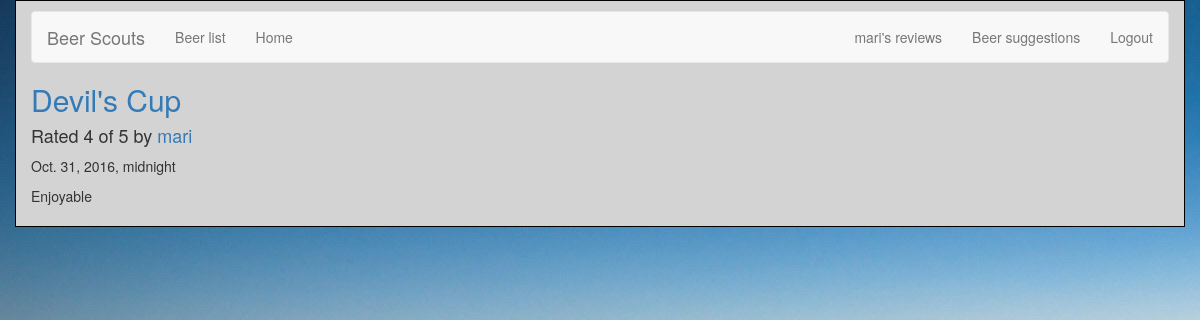
Page /reviews/review/2/ (signed in) on the committed database.
### reviews/models.py (models this page shows, shortened)
class Review(models.Model):
    RATING_CHOICES = (
        (1, '1'),
        (2, '2'),
        (3, '3'),
        (4, '4'),
        (5, '5'),
    )
    beer = models.ForeignKey(Beer, on_delete=models.CASCADE,)
    pub_date = models.DateTimeField('date published')
    user_name = models.CharField(max_length=100)
    comment = models.CharField(max_length=200)
    rating = models.IntegerField(choices=RATING_CHOICES)

class Beer(models.Model):
    name = models.CharField(max_length=200)
    abv = models.CharField(max_length=200)
    ibu = models.CharField(max_length=200)
    style = models.CharField(max_length=200)
    ounces = models.CharField(max_length=200)

### reviews/views.py (the view)
# urls.py: re_path(r'review/(?P<review_id>[0-9]+)/$', views.review_detail, name='review_detail'),
def review_detail(request, review_id):
    review = get_object_or_404(Review, pk=review_id)
    return render(request, 'reviews/review_detail.html', {'review': review})

### reviews/templates/reviews/review_detail.html (shortened to what this page needs)
{% extends 'base.html' %}
{%load static%}
{% block title %}
<h2><a href="{% url 'reviews:beer_detail' review.beer.id %}">{{ review.beer.name }}</a></h2>
{% endblock %}
{% block content %}
<h4>Rated {{ review.rating }} of 5 by <a href="{% url 'reviews:user_review_list' review.user_name %}" >{{ review.user_name }}</a></h4>
<p>{{ review.pub_date }}</p>
<p>{{ review.comment }}</p>
{% endblock %}

### templates/base.html (shortened to what this page needs)
{% load bootstrap3 %}
{%load static%}
<link rel="stylesheet" href="{% static 'reviews/style.css'%}" type="text/css">
{% bootstrap_css %}
{% block bootstrap3_content %}
<div class="container">
    <nav class="navbar navbar-default">
        <div class="navbar-header">
            <a class="navbar-brand" href="{% url 'reviews:review_list' %}">Beer Scouts</a>
        </div>
        <div id="navbar" class="navbar-collapse collapse">
            <ul class="nav navbar-nav">
                <li><a href="{% url 'reviews:beer_list' %}">Beer list</a></li>
                <li><a href="{% url 'reviews:review_list' %}">Home</a></li>
            </ul>
            <ul class="nav navbar-nav navbar-right">
            {% if user.is_authenticated %}
                <li><a href="{% url 'reviews:user_review_list' user.username %}">{{ user.username }}'s reviews</a></li>
                <li><a href="{% url 'reviews:user_recommendation_list' %}">Beer suggestions</a></li>
                <li><a href="{% url 'auth:logout' %}">Logout</a></li>
                {% else %}
                <li><a href="{% url 'auth:login' %}">Login</a></li>
                <li><a href="/accounts/register">Register</a></li>
                {% endif %}
            </ul>
        </div>
    </nav>
    <h1>{% block title %}(no title){% endblock %}</h1>
    {% block content %}(no content){% endblock %}
</div>
{% endblock %}

### reviews/static/reviews/style.css (style rules this page uses)
.container { margin: auto; width: 80%; border: 1px solid black; padding: 10px; background-color: lightgray; box-shadow: gray; }
a { color: black; }
h1 { font-style: oblique; align-items: center; }
h4 { color: black; }

### rows in the picture
Review: beer.name "Devil's Cup", rating "4", user_name "mari", pub_date "Oct. 31, 2016, midnight", comment "Enjoyable"

### other values in the picture
{{ user.username }} "mari"
